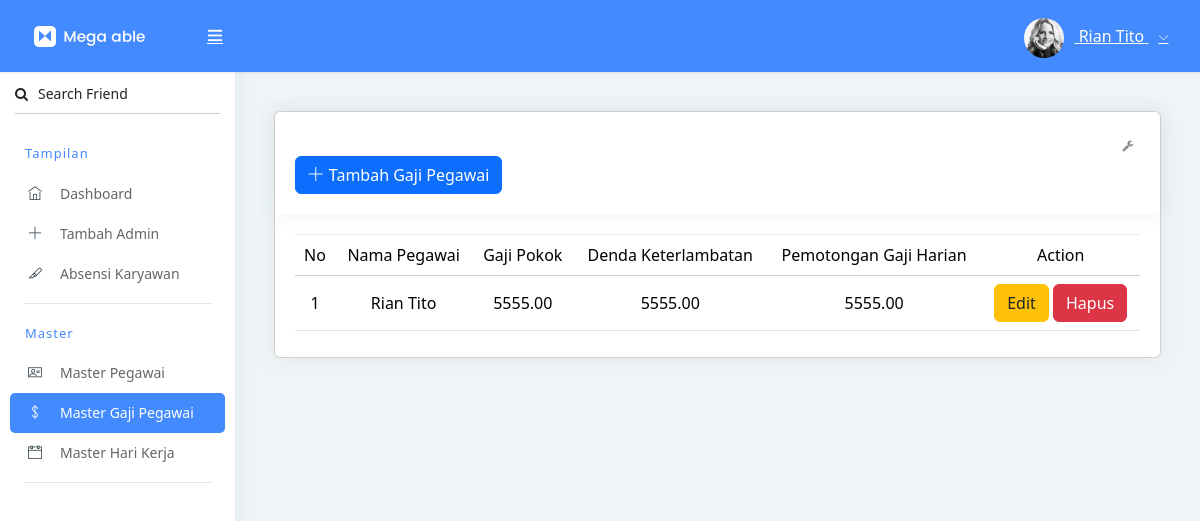
/Admin/gaji/master_gaji.php (signed in), run on the app's committed database.
### tables this page shows
CREATE TABLE `master_gaji_pegawai` (
  `id` int(11) NOT NULL,
  `id_pegawai` int(11) DEFAULT NULL,
  `gaji_pokok` decimal(15,2) DEFAULT NULL,
  `denda_keterlambatan` decimal(15,2) DEFAULT NULL,
  `pemotongan_gaji_harian` decimal(15,2) DEFAULT NULL,
  `created_at` timestamp NOT NULL DEFAULT current_timestamp(),
  `updated_at` timestamp NOT NULL DEFAULT current_timestamp()
);

CREATE TABLE `master_pegawai` (
  `id_pegawai` int(10) NOT NULL,
  `nama_pegawai` varchar(100) NOT NULL,
  `alamat` varchar(100) NOT NULL,
  `telepon_pegawai` varchar(40) NOT NULL,
  `email_pegawai` varchar(50) NOT NULL,
  `tanggal_gabung` varchar(50) NOT NULL,
  `created_at` timestamp NOT NULL DEFAULT current_timestamp(),
  `updated_at` timestamp NOT NULL DEFAULT current_timestamp()
);

### Admin/gaji/master_gaji.php (the view, shortened to what this page needs)
<?php
include '../../connection.php';
?>
<!DOCTYPE html>
<html lang="en">
<head>
    <link rel="stylesheet" href="../../assets2/pages/waves/css/waves.min.css" type="text/css" media="all">
    <link rel="stylesheet" type="text/css" href="../../assets2/css/bootstrap/css/bootstrap.min.css">
    <link rel="stylesheet" href="../../assets2/pages/waves/css/waves.min.css" type="text/css" media="all">
    <link rel="stylesheet" type="text/css" href="../../assets2/icon/themify-icons/themify-icons.css">
    <link rel="stylesheet" type="text/css" href="../../assets2/icon/font-awesome/css/font-awesome.min.css">
    <link rel="stylesheet" type="text/css" href="../../assets2/css/jquery.mCustomScrollbar.css">
    <link rel="stylesheet" href="https://www.amcharts.com/lib/3/plugins/export/export.css" type="text/css" media="all" />
    <link rel="stylesheet" type="text/css" href="../../assets2/css/style.css">
    <link rel="stylesheet" href="//cdn.jsdelivr.net/npm/sweetalert2@11">
    <link href="https://cdn.jsdelivr.net/npm/bootstrap@5.3.3/dist/css/bootstrap.min.css" rel="stylesheet">
</head>
<body>
    <div id="pcoded" class="pcoded">
        <div class="pcoded-container navbar-wrapper">
            <nav class="navbar header-navbar pcoded-header">
                <div class="navbar-wrapper">
                    <div class="navbar-logo">
                        <a class="mobile-menu waves-effect waves-light" id="mobile-collapse" href="#!">
                            <i class="ti-menu"></i>
                        </a>
                        <a href="index.html">
                            <img class="img-fluid" src="../../assets2/images/logo.png" alt="Theme-Logo" />
                        </a>
                    </div>
                    <div class="navbar-container container-fluid">
                        <ul class="nav-right">
                            <li class="user-profile header-notification">
                                <a href="#!" class="waves-effect waves-light">
                                    <img src="../../assets2/images/avatar-4.jpg" class="img-radius" alt="User-Profile-Image">
                                    <span><?php echo $_SESSION['user_name']; ?></span>
                                    <i class="ti-angle-down"></i>
                                </a>
                            </li>
                        </ul>
                    </div>
                </div>
            </nav>
            <div class="pcoded-main-container">
                <div class="pcoded-wrapper">
                    <nav class="pcoded-navbar">
                        <div class="pcoded-inner-navbar main-menu">
                            <div class="p-15 p-b-0">
                                <form class="form-material">
                                    <div class="form-group form-primary">
                                        <input type="text" name="footer-email" class="form-control" required="">
                                        <label class="float-label"><i class="fa fa-search m-r-10"></i>Search Friend</label>
                                    </div>
                                </form>
                            </div>
                            <div class="pcoded-navigation-label" data-i18n="nav.category.navigation">Tampilan</div>
                            <ul class="pcoded-item pcoded-left-item">
                                <li>
                                    <a href="../dashboard.php" class="waves-effect waves-dark">
                                        <span class="pcoded-micon"><i class="ti-home"></i><b>D</b></span>
                                        <span class="pcoded-mtext" data-i18n="nav.dash.main">Dashboard</span>
                                    </a>
                                </li>
                                <li>
                                    <a href="../dashboard.php" class="waves-effect waves-dark">
                                        <span class="pcoded-micon"><i class="ti-plus"></i></i><b>D</b></span>
                                        <span class="pcoded-mtext" data-i18n="nav.dash.main">Tambah Admin</span>
                                    </a>
                                </li>
                                <li>
                                    <a href="./absensi/karyawan.php" class="waves-effect waves-dark">
                                        <span class="pcoded-micon"><i class="ti-slice"></i></i><b>D</b></span>
                                        <span class="pcoded-mtext" data-i18n="nav.dash.main">Absensi Karyawan</span>
                                    </a>
                                </li>
                            </ul>
                            <div class="pcoded-navigation-label" data-i18n="nav.category.forms">Master</div>
                            <ul class="pcoded-item pcoded-left-item">
                                <li>
                                    <a href="../master_pegawai/master_pegawai.php" class="waves-effect waves-dark">
                                        <span class="pcoded-micon"><i class="ti-id-badge"></i><b>FC</b></span>
                                        <span class="pcoded-mtext" data-i18n="nav.form-components.main">Master Pegawai</span>
                                    </a>
                                </li>
                                <li class="active">
                                    <a href="../gaji/master_gaji.php" class="waves-effect waves-dark">
                                        <span class="pcoded-micon"><i class="ti-money"></i><b>FC</b></span>
                                        <span class="pcoded-mtext" data-i18n="nav.form-components.main">Master Gaji Pegawai</span>
                                    </a>
                                </li>
                                <li>
                                    <a href="../hari_kerja/master_hari_kerja.php" class="waves-effect waves-dark">
                                        <span class="pcoded-micon"><i class="ti-calendar"></i><b>FC</b></span>
                                        <span class="pcoded-mtext" data-i18n="nav.form-components.main">Master Hari Kerja</span>
                                    </a>
                                </li>
                            </ul>
                        </div>
                    </nav>
                    <div class="pcoded-content">
                        <div class="pcoded-inner-content">
                            <div class="main-body">
                                <div class="page-wrapper">
                                    <div class="page-body">
                                        <div class="card">
                                            <div class="card-header">
                                                <br>
                                                <button type="button" class="btn waves-effect waves-light btn-primary " data-bs-toggle="modal" data-bs-target="#modalTambahGajiPegawai">
                                                    <i class="ti-plus"></i>Tambah Gaji Pegawai</button>
                                                <div class="card-header-right">
                                                    <ul class="list-unstyled card-option">
                                                        <li><i class="fa fa fa-wrench open-card-option"></i></li>
                                                    </ul>
                                                </div>
                                            </div>
                                            <div class="card-block table-border-style">
                                                <div class="table-responsive">
                                                    <table class="table">
                                                        <thead>
                                                            <tr>
                                                                <th class="text-center align-middle">No</th>
                                                                <th class="text-center align-middle">Nama Pegawai</th>
                                                                <th class="text-center align-middle">Gaji Pokok</th>
                                                                <th class="text-center align-middle">Denda Keterlambatan</th>
                                                                <th class="text-center align-middle">Pemotongan Gaji Harian</th>
                                                                <th class="text-center align-middle">Action</th>
                                                            </tr>
                                                        </thead>
                                                        <tbody>
                                                            <?php
                                                            $no = 1;
                                                            $sql = "SELECT * FROM master_pegawai, master_gaji_pegawai WHERE master_pegawai.id_pegawai = master_gaji_pegawai.id_pegawai";
                                                            $result = mysqli_query($connection, $sql);
                                                            while ($row = mysqli_fetch_assoc($result)) {
                                                            ?>
                                                                <tr>
                                                                    <th scope="row" class="text-center align-middle"><?php echo $no ?></th>
                                                                    <td class="text-center align-middle"><?php echo $row['nama_pegawai'] ?></td>
                                                                    <td class="text-center align-middle"><?php echo $row['gaji_pokok'] ?></td>
                                                                    <td class="text-center align-middle"><?php echo $row['denda_keterlambatan'] ?></td>
                                                                    <td class="text-center align-middle"><?php echo $row['pemotongan_gaji_harian'] ?></td>
                                                                    <td class="text-center align-middle">
                                                                        <a href="#" class="link-dark btn btn-warning" onclick="showEditModal('<?php echo $row['id']; ?>', '<?php echo $row['nama_pegawai']; ?>', '<?php echo $row['gaji_pokok']; ?>', '<?php echo $row['denda_keterlambatan']; ?>', '<?php echo $row['pemotongan_gaji_harian']; ?>')">Edit</a>
                                                                        <a href="delete_gaji.php?id=<?php echo $row['id']; ?>" onclick="return confirm('Are you sure you want to delete this item?');" class="btn btn-danger">Hapus</a>
                                                                    </td>
                                                                </tr>
                                                                <?php $no++ ?>
                                                            <?php
                                                            }
                                                            ?>
                                                        </tbody>
                                                    </table>
                                                </div>
                                            </div>
                                        </div>
                                    </div>
                                </div>
                            </div>
                        </div>
                    </div>
                </div>
            </div>
        </div>
    </div>
</body>
</html>

### data on the page
master_gaji_pegawai: id_pegawai.nama_pegawai "Rian Tito", gaji_pokok "5555.00", denda_keterlambatan "5555.00", pemotongan_gaji_harian "5555.00"

### other printed values
$_SESSION['user_name'] "Rian Tito"
